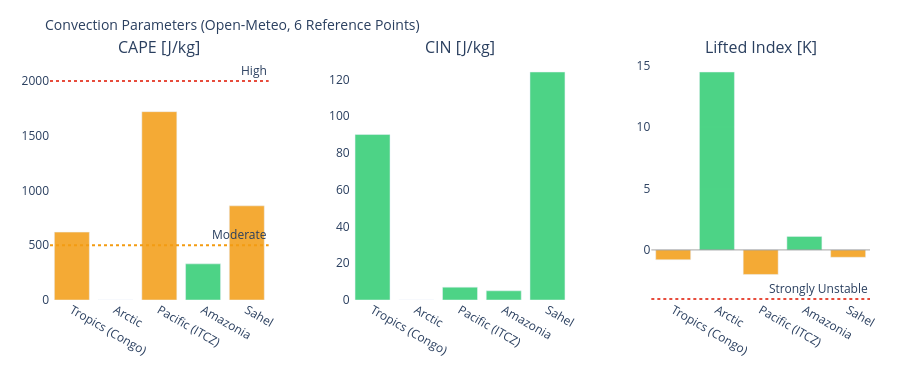

Notebook code cell kept with this figure:
### Markdown cell above
---
## 3. Visualizations

### Code cell
# ============================================================
# CAPE / CIN / LIFTED INDEX – Convection potential
# ============================================================

if not df_atm.empty:
    fig = make_subplots(
        rows=1, cols=3,
        subplot_titles=['CAPE [J/kg]', 'CIN [J/kg]', 'Lifted Index [K]'],
        horizontal_spacing=0.1
    )
    pts = df_atm['point'].tolist()
    pt_colors = ['#E85D24','#185FA5','#888780','#378ADD','#639922','#F2A623']

    # CAPE – höher = mehr Gewitterpotential
    cape_vals = df_atm['cape'].fillna(0).tolist()
    cape_colors = ['#e74c3c' if v > 2000 else '#f39c12' if v > 500 else '#2ecc71'
                   for v in cape_vals]
    fig.add_trace(go.Bar(x=pts, y=cape_vals, marker_color=cape_colors,
                         opacity=0.85, showlegend=False), row=1, col=1)
    fig.add_hline(y=2000, line_dash='dot', line_color='#e74c3c',
                  annotation_text='High', row=1, col=1)
    fig.add_hline(y=500,  line_dash='dot', line_color='#f39c12',
                  annotation_text='Moderate', row=1, col=1)

    # CIN – negativer = stärker gedeckelt (weniger Auslöse)
    cin_vals = df_atm['cin'].fillna(0).tolist()
    cin_colors = ['#e74c3c' if v < -200 else '#f39c12' if v < -50 else '#2ecc71'
                  for v in cin_vals]
    fig.add_trace(go.Bar(x=pts, y=cin_vals, marker_color=cin_colors,
                         opacity=0.85, showlegend=False), row=1, col=2)

    # Lifted Index – negativ = instabil
    li_vals = df_atm['li'].fillna(0).tolist()
    li_colors = ['#e74c3c' if v < -4 else '#f39c12' if v < 0 else '#2ecc71'
                 for v in li_vals]
    fig.add_trace(go.Bar(x=pts, y=li_vals, marker_color=li_colors,
                         opacity=0.85, showlegend=False), row=1, col=3)
    fig.add_hline(y=0, line_color='gray', line_width=0.7, row=1, col=3)
    fig.add_hline(y=-4, line_dash='dot', line_color='#e74c3c',
                  annotation_text='Strongly Unstable', row=1, col=3)

    fig.update_layout(
        title=dict(text='Convection Parameters (Open-Meteo, 6 Reference Points)', font=dict(size=14)),
        height=380, plot_bgcolor='rgba(0,0,0,0)', paper_bgcolor='rgba(0,0,0,0)',
        margin=dict(l=50, r=30, t=60, b=80)
    )
    fig.update_xaxes(tickangle=30)
    fig.show()

### Figure 1 — Plotly figure (JSON) as saved in the notebook; plotly's stock layout.template omitted (floating-point values rounded to 4 significant figures)
{"data": [{"marker": {"color": ["#f39c12", "#2ecc71", "#f39c12", "#2ecc71", "#f39c12"]}, "opacity": 0.85, "showlegend": false, "type": "bar", "x": ["Tropics (Congo)", "Arctic", "Pacific (ITCZ)", "Amazonia", "Sahel"], "xaxis": "x", "y": [620.0, 0.0, 1720.0, 330.0, 860.0], "yaxis": "y"}, {"marker": {"color": ["#2ecc71", "#2ecc71", "#2ecc71", "#2ecc71", "#2ecc71"]}, "opacity": 0.85, "showlegend": false, "type": "bar", "x": ["Tropics (Congo)", "Arctic", "Pacific (ITCZ)", "Amazonia", "Sahel"], "xaxis": "x2", "y": [90.0, 0.0, 7.0, 5.0, 124.0], "yaxis": "y2"}, {"marker": {"color": ["#f39c12", "#2ecc71", "#f39c12", "#2ecc71", "#f39c12"]}, "opacity": 0.85, "showlegend": false, "type": "bar", "x": ["Tropics (Congo)", "Arctic", "Pacific (ITCZ)", "Amazonia", "Sahel"], "xaxis": "x3", "y": [-0.8, 14.5, -2.0, 1.1, -0.6], "yaxis": "y3"}], "layout": {"annotations": [{"font": {"size": 16}, "showarrow": false, "text": "CAPE [J/kg]", "x": 0.1333, "xanchor": "center", "xref": "paper", "y": 1.0, "yanchor": "bottom", "yref": "paper"}, {"font": {"size": 16}, "showarrow": false, "text": "CIN [J/kg]", "x": 0.5, "xanchor": "center", "xref": "paper", "y": 1.0, "yanchor": "bottom", "yref": "paper"}, {"font": {"size": 16}, "showarrow": false, "text": "Lifted Index [K]", "x": 0.8667, "xanchor": "center", "xref": "paper", "y": 1.0, "yanchor": "bottom", "yref": "paper"}, {"showarrow": false, "text": "High", "x": 1, "xanchor": "right", "xref": "x domain", "y": 2000, "yanchor": "bottom", "yref": "y"}, {"showarrow": false, "text": "Moderate", "x": 1, "xanchor": "right", "xref": "x domain", "y": 500, "yanchor": "bottom", "yref": "y"}, {"showarrow": false, "text": "Strongly Unstable", "x": 1, "xanchor": "right", "xref": "x3 domain", "y": -4, "yanchor": "bottom", "yref": "y3"}], "height": 380, "margin": {"b": 80, "l": 50, "r": 30, "t": 60}, "paper_bgcolor": "rgba(0,0,0,0)", "plot_bgcolor": "rgba(0,0,0,0)", "shapes": [{"line": {"color": "#e74c3c", "dash": "dot"}, "type": "line", "x0": 0, "x1": 1, "xref": "x domain", "y0": 2000, "y1": 2000, "yref": "y"}, {"line": {"color": "#f39c12", "dash": "dot"}, "type": "line", "x0": 0, "x1": 1, "xref": "x domain", "y0": 500, "y1": 500, "yref": "y"}, {"line": {"color": "gray", "width": 0.7}, "type": "line", "x0": 0, "x1": 1, "xref": "x3 domain", "y0": 0, "y1": 0, "yref": "y3"}, {"line": {"color": "#e74c3c", "dash": "dot"}, "type": "line", "x0": 0, "x1": 1, "xref": "x3 domain", "y0": -4, "y1": -4, "yref": "y3"}], "title": {"font": {"size": 14}, "text": "Convection Parameters (Open-Meteo, 6 Reference Points)"}, "xaxis": {"anchor": "y", "domain": [0.0, 0.2667], "tickangle": 30}, "xaxis2": {"anchor": "y2", "domain": [0.3667, 0.6333], "tickangle": 30}, "xaxis3": {"anchor": "y3", "domain": [0.7333, 1.0], "tickangle": 30}, "yaxis": {"anchor": "x", "domain": [0.0, 1.0]}, "yaxis2": {"anchor": "x2", "domain": [0.0, 1.0]}, "yaxis3": {"anchor": "x3", "domain": [0.0, 1.0]}}}
